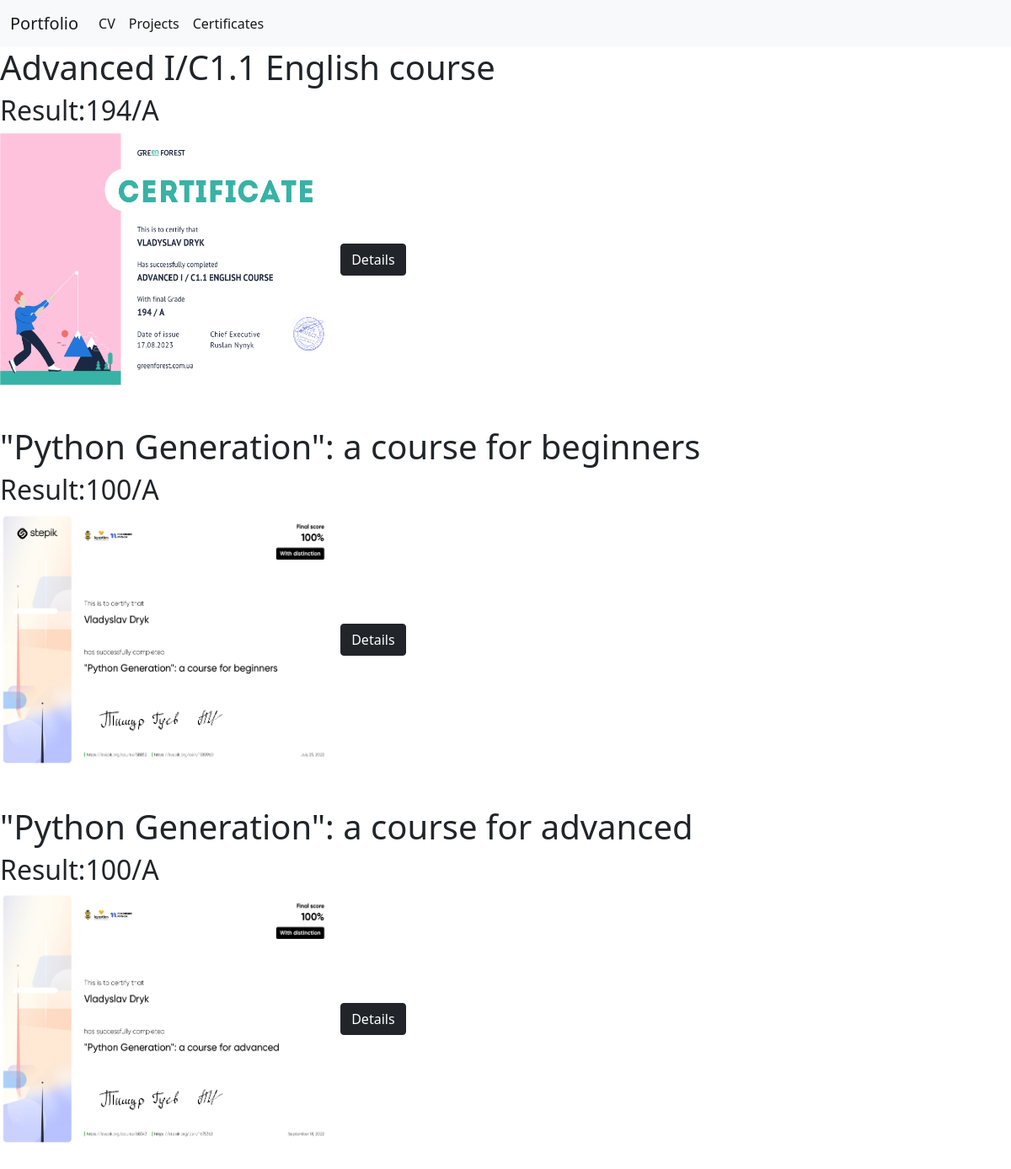
The app's page /certificates/ with its own data.
### main/models.py (models this page shows, shortened)
class certificates(models.Model):
    course_name = models.CharField(max_length=100)
    subject =models.CharField(max_length=60)
    school = models.CharField(max_length=60)
    link = models.URLField()
    certificate_file= models.FileField(upload_to = "certificates_file")
    certicate_photo = models.ImageField(upload_to = "certificates_photo")
    mark = models.CharField(max_length=10)
    class Meta:
        verbose_name_plural= "Certificates"

### main/views.py (the view)
# urls.py: path('', views.certificates_page, name= "certificates_page"),
def certificates_page(request):
    cert_data =  certificates.objects.all()
    return render(request, "main/certificates.html",{"certificates": cert_data, "media_url": settings.MEDIA_URL},  )

### main/templates/main/certificates.html (shortened to what this page needs)
{% extends 'main/base.html' %}
{% block info %}
    {% for i in certificates %}
        <h1>{{i.course_name}}</h1>
        <h2>Result:{{i.mark}}</h2>
        <img src="{{media_url}}{{i.certicate_photo}}" height="300" width="400">
        <a href="{{i.id}}" class="btn btn-dark">Details</a
        <br>
        <br>
        <br>
        <br>
    {% endfor %}
{% endblock %}

### main/templates/main/base.html (shortened to what this page needs)
<!DOCTYPE html>
<html lang="en">
<head>
    <link href="https://cdn.jsdelivr.net/npm/bootstrap@5.0.2/dist/css/bootstrap.min.css" rel="stylesheet">
</head>
<body>
    {% load static %}
    <nav class="navbar navbar-expand-lg navbar-light bg-light">
      <div class="container-fluid">
        <a class="navbar-brand" href="{% url 'main_page' %}">Portfolio</a>
        <div class="collapse navbar-collapse" id="navbarNav">
          <ul class="navbar-nav">
            <li class="nav-item">
              <a class="nav-link active" aria-current="page" href="{% static 'main/resume.pdf' %}">CV</a>
            </li>
             <li class="nav-item">
              <a class="nav-link  active " href="{% url 'projects_page' %}">Projects</a>
            </li>
            <li class="nav-item">
              <a class="nav-link active" href="{% url 'certificates_page' %}">Certificates</a>
            </li>
          </ul>
        </div>
      </div>
    </nav>
    {% block info %}    {% endblock %}
</body>
</html>

### records on screen
certificates: course_name "Advanced I/C1.1 English course", mark "194/A", certicate_photo (picture)
certificates: course_name "\"Python Generation\": a course for beginners", mark "100/A", certicate_photo (picture)
certificates: course_name "\"Python Generation\": a course for advanced", mark "100/A", certicate_photo (picture)
